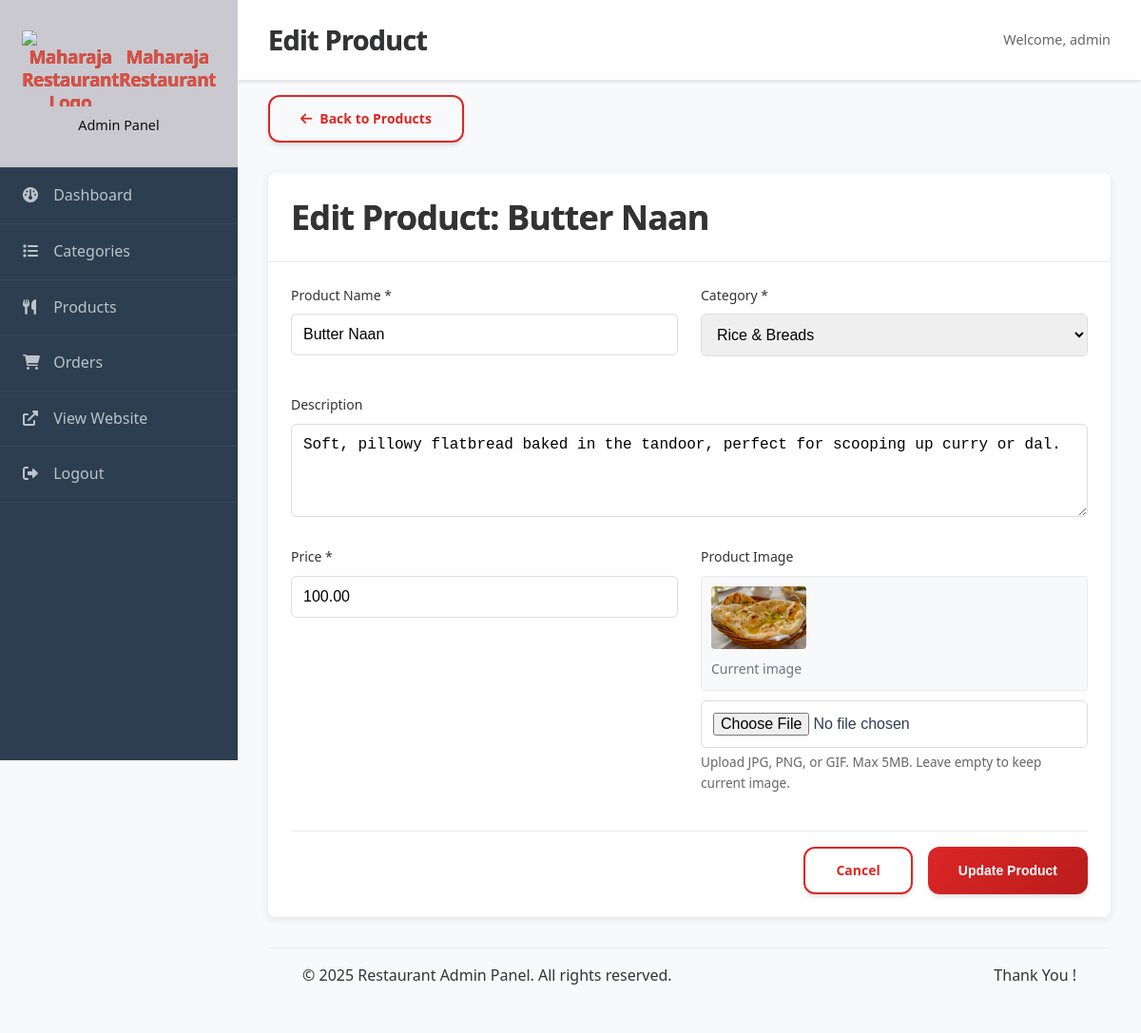
The page /admin/edit-product.php?id=23 (signed in) on the database its author committed.
### tables this page shows
CREATE TABLE `products` (
  `id` int(11) NOT NULL,
  `category_id` int(11) NOT NULL,
  `name` varchar(20) NOT NULL,
  `description` text DEFAULT NULL,
  `price` decimal(10,2) NOT NULL,
  `image` varchar(255) DEFAULT NULL,
  `created_at` timestamp NOT NULL DEFAULT current_timestamp(),
  `updated_at` timestamp NOT NULL DEFAULT current_timestamp() ON UPDATE current_timestamp()
);

CREATE TABLE `categories` (
  `id` int(11) NOT NULL,
  `name` varchar(255) NOT NULL,
  `description` text DEFAULT NULL,
  `created_at` timestamp NOT NULL DEFAULT current_timestamp(),
  `updated_at` timestamp NOT NULL DEFAULT current_timestamp() ON UPDATE current_timestamp()
);

### includes/functions.php (called while the page is built, shortened)
<?php
function h(?string $string): string {
    return $string !== null ? htmlspecialchars($string, ENT_QUOTES, 'UTF-8') : '';
}
function getCategories(PDO $pdo): array {
    try {
        $stmt = $pdo->query("SELECT * FROM categories ORDER BY name ASC");
        return $stmt->fetchAll();
    } catch (PDOException $e) {
        error_log("Error fetching categories: " . $e->getMessage());
        return [];
    }
}

### admin/edit-product.php (the view, shortened to what this page needs)
<?php
require_once 'includes/header.php';
$productId = isset($_GET['id']) ? (int)$_GET['id'] : 0;
$stmt = $pdo->prepare("
    SELECT p.*, c.name as category_name
    FROM products p
    JOIN categories c ON p.category_id = c.id
    WHERE p.id = ?
");
$stmt->execute([$productId]);
$product = $stmt->fetch();
$categories = getCategories($pdo);
?>
<div class="page-actions">
    <a href="products.php" class="btn btn-outline">
        <i class="fas fa-arrow-left"></i> Back to Products
    </a>
</div>
<div class="admin-card">
    <h3>Edit Product: <?php echo h($product['name']); ?></h3>
    <form method="POST" enctype="multipart/form-data" class="admin-form">
        <div class="form-row">
            <div class="form-group">
                <label for="name">Product Name *</label>
                <input type="text" id="name" name="name" required maxlength="255"
                       value="<?php echo h($_POST['name'] ?? $product['name']); ?>">
            </div>
            <div class="form-group">
                <label for="category_id">Category *</label>
                <select id="category_id" name="category_id" required>
                    <?php foreach ($categories as $category): ?>
                        <option value="<?php echo $category['id']; ?>"
                            <?php echo ($category['id'] == ($_POST['category_id'] ?? $product['category_id'])) ? 'selected' : ''; ?>>
                            <?php echo h($category['name']); ?>
                        </option>
                    <?php endforeach; ?>
                </select>
            </div>
        </div>
        <div class="form-group">
            <label for="description">Description</label>
            <textarea id="description" name="description" rows="4"><?php echo h($_POST['description'] ?? $product['description']); ?></textarea>
        </div>
        <div class="form-row">
            <div class="form-group">
                <label for="price">Price *</label>
                <input type="number" id="price" name="price" required step="0.01" min="0"
                       value="<?php echo h($_POST['price'] ?? $product['price']); ?>">
            </div>
            <div class="form-group">
                <label for="image">Product Image</label>
                <?php if ($product['image']): ?>
                    <div class="current-image-preview">
                        <img src="../uploads/<?php echo h($product['image']); ?>"
                             alt="Current product image"
                             style="max-width: 100px; height: auto; display: block; margin-bottom: 10px;">
                        <small>Current image</small>
                    </div>
                <?php endif; ?>
                <input type="file" id="image" name="image" accept="image/*">
                <small>Upload JPG, PNG, or GIF. Max 5MB. Leave empty to keep current image.</small>
            </div>
        </div>
        <div class="form-actions">
            <a href="products.php" class="btn btn-outline">Cancel</a>
            <button type="submit" name="edit_product" class="btn btn-primary">Update Product</button>
        </div>
    </form>
</div>
<?php require_once 'includes/footer.php'; ?>

### css/styles.css (style rules this page uses)
:root { --primary-100: #fee2e2; --primary-200: #fecaca; --primary-400: #f87171; --primary-500: #ef4444; --primary-600: #dc2626; --primary-700: #b91c1c; --gray-50: #f9fafb; --gray-100: #f3f4f6; --gray-200: #e5e7eb; --gray-300: #d1d5db; --gray-400: #9ca3af; --gray-500: #6b7280; --gray-600: #4b5563; --gray-700: #374151; --gray-800: #1f2937; --gray-900: #111827; --bg-primary: #ffffff; --bg-secondary: #f8fafc; --bg-tertiary: #f1f5f9; --bg-glass: rgba(255, 255, 255, 0.08); --bg-glass-dark: rgba(15, 23, 42, 0.08); --font-primary: -apple-system, BlinkMacSystemFont, 'Segoe UI', Roboto, 'Helvetica Neue', Arial, sans-serif; --space-xs: 0.25rem; --space-sm: 0.5rem; --space-md: 1rem; --space-lg: 1.5rem; --space-xl: 2rem; --space-2xl: 3rem; --space-3xl: 4rem; --space-4xl: 6rem; --radius-sm: 0.375rem; --radius-md: 0.5rem; --radius-lg: 0.75rem; --radius-xl: 1rem; --radius-2xl: 1.5rem; --radius-full: 9999px; --shadow-sm: 0 1px 2px 0 rgb(0 0 0 / 0.05); --shadow-md: 0 4px 6px -1px rgb(0 0 0 / 0.1), 0 2px 4px -2px rgb(0 0 0 / 0.1); --shadow-lg: 0 10px 15px -3px rgb(0 0 0 / 0.1), 0 4px 6px -4px rgb(0 0 0 / 0.1); --shadow-xl: 0 20px 25px -5px rgb(0 0 0 / 0.1), 0 8px 10px -6px rgb(0 0 0 / 0.1); --shadow-2xl: 0 25px 50px -12px rgb(0 0 0 / 0.25); --duration-fast: 150ms; --duration-normal: 300ms; --duration-slow: 500ms; --ease-out: cubic-bezier(0.16, 1, 0.3, 1); --ease-in: cubic-bezier(0.4, 0, 1, 1); --primary-color: #2c3e50; --secondary-color: #e74c3c; --accent-color: #f39c12; --success: #27ae60; --warning: #f39c12; --error: #e74c3c; --info: #3498db; --dark-color: #2c3e50; --light-color: #ecf0f1; --white: #ffffff; --gray-light: #f8f9fa; --gray: #95a5a6; --gray-dark: #7f8c8d; --border-radius: 8px; --box-shadow: 0 2px 10px rgba(0, 0, 0, 0.1); --box-shadow-hover: 0 5px 20px rgba(0, 0, 0, 0.15); --transition: all 0.3s ease; --font-family: 'Segoe UI', Tahoma, Geneva, Verdana, sans-serif; }
* { margin: 0; padding: 0; box-sizing: border-box; }
body { font-family: var(--font-family); line-height: 1.6; color: var(--dark-color); background-color: var(--gray-light); min-height: 100vh; }
a { text-decoration: none; color: inherit; }
img { max-width: 100%; height: auto; display: block; }
h1, h2, h3, h4, h5, h6 { font-weight: 700; letter-spacing: -0.025em; line-height: 1.25; margin-bottom: var(--space-lg); background: linear-gradient(135deg, var(--gray-900) 0%, var(--gray-700) 100%); -webkit-background-clip: text; background-clip: text; }
h3 { font-size: clamp(1.5rem, 3vw, 2.25rem); }
.btn { display: inline-flex; align-items: center; justify-content: center; gap: var(--space-sm); padding: var(--space-md) var(--space-xl); font-weight: 600; font-size: 0.875rem; line-height: 1; text-decoration: none; border: none; border-radius: var(--radius-lg); cursor: pointer; transition: all var(--duration-normal) var(--ease-out); position: relative; overflow: hidden; white-space: nowrap; user-select: none; text-align: center; background: var(--primary-600); color: white; box-shadow: var(--shadow-md); backdrop-filter: blur(8px); }
.btn::before { content: ''; position: absolute; top: 0; left: 0; right: 0; bottom: 0; background: linear-gradient(135deg, rgba(255,255,255,0.2) 0%, transparent 50%); opacity: 0; transition: opacity var(--duration-normal) var(--ease-out); }
.btn-primary { background: linear-gradient(135deg, var(--primary-600) 0%, var(--primary-700) 100%); }
.btn-outline { background: transparent; color: var(--primary-600); border: 2px solid var(--primary-600); backdrop-filter: blur(8px); }
.form-group { margin-bottom: var(--space-xl); position: relative; }
.form-group label { display: block; margin-bottom: var(--space-sm); font-weight: 600; color: var(--gray-700); font-size: 0.875rem; }
.form-row { display: grid; grid-template-columns: 1fr 1fr; gap: var(--space-lg); }

### admin/edit-product.php (style rules this page uses)
.form-row { display: grid; grid-template-columns: 1fr 1fr; gap: 1rem; margin-bottom: 1rem; }
.current-image-preview { margin-bottom: 10px; padding: 10px; background: #f8f9fa; border-radius: 4px; border: 1px solid #e9ecef; }
.current-image-preview img { border-radius: 4px; }
.current-image-preview small { color: #6c757d; font-size: 0.875rem; }

### rows shown on the page
products: name "Butter Naan", category_id "Rice & Breads", description "Soft, pillowy flatbread baked in the tandoor, perfect for scooping up curry or dal.", price "100.00", image (picture)

### other values the page prints
$pageTitle "Edit Product"
$_SESSION['admin_username'] "admin"
